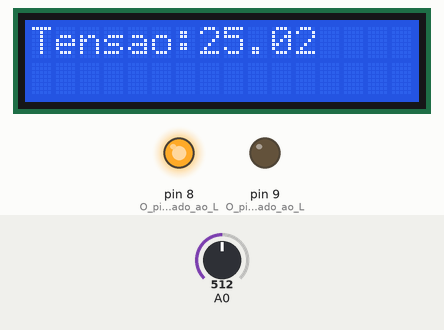
Recording of a sketch running on a simulated Arduino Uno, built with avr-gcc and run on an emulated ATmega328P. Shown: 16×2 character LCD, output pins drawn as LEDs (lit = HIGH). Inputs (shaded band) come from the test bench; at power-on: A0 = 512.

Above: at 1.2 s.
1.3 s: A0 set to 802
At 2.1 s:
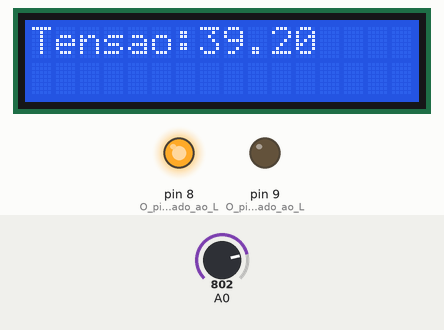
2.9 s: A0 set to 834
At 3.7 s:
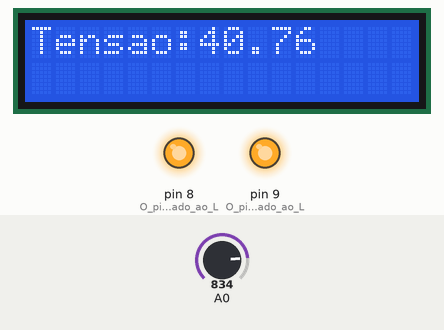
4.5 s: A0 set to 900
At 5.3 s:
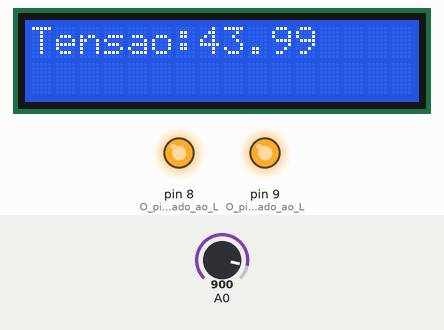
Timing chart, 0 to 7.5 s (numbered marks = the images above; inputs shaded):
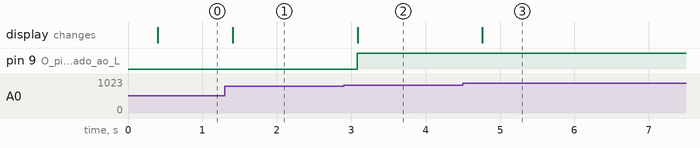

Measured:
- the behaviour switches between 818 and 819 on A0 (found by bisection; images 1 and 2)
- after the input at 1.3 s, the display: changes after 0.11 s (image 1)
- after the input at 2.9 s, pin 9 (O_pino__9_é_o_ligado_ao_L): LOW → HIGH after 0.18 s; the display: changes after 0.18 s (image 2)
- after the input at 4.5 s, the display: changes after 0.26 s (image 3)

The sketch:

CET-PF.INO
```cpp
// Programação Fácil Arduino - Canal Eletrônica e Tecnologia 2026
// Variáveis
int x =0;    // variável que recebe o valor lido na porta A0
float xTensao = 0.0;  // variável que recebe o cálculo do lido na porta A0 e convrte para 5V
// --- Inclusão da Biblioteca LiquidCrystal ---
// Esta biblioteca é necessária para controlar displays LCD no modo paralelo.
#include <LiquidCrystal.h>
// --- Definições de Pinos para o LCD ---
LiquidCrystal lcd(12, 11, 5, 4, 3, 2);
void setup()
{
  lcd.begin(16, 2); //Inicializar com o tipo de LCD
  lcd.clear(); 		// Limpar tela
  pinMode(8, OUTPUT);  // O pino  8 é o ligado ao LED VERDE.
  pinMode(9, OUTPUT);  // O pino  9 é o ligado ao LED VERMELHO.
  digitalWrite( 8, HIGH);	// Inicia com o LED verde ligado
  digitalWrite( 9, LOW);	// Inicia com o LED vermelho desligado
}

void loop()
{
  lcd.setCursor(0, 0); // Define o cursor para a coluna 0, linha 0
  lcd.print("Tensao:");
  lcd.setCursor(7, 0); // Move o cursor para onde a tensão será exibida
  lcd.print(xTensao, 2); // Exibe a tensão real com 2 casas decimais
  delay(333);   		// Uma pausa para ler apenas 3x por segundo.
  x=analogRead(A0);		// Le a tensão do pino A0, sendo de 0 a 1023 (0 a 5V)
  xTensao = (5.0 / 1023.0) * (float)x; // Converte o número lido (0-1023) para 5V
  xTensao = xTensao * 10; // Multiplica o resoltado por 10 para voltar a ser de 0 a 50V
  digitalWrite( 9, LOW); // Apaga o LED vermelho
  if (xTensao > 40.0)    // Pergunta se a tensão (xTensao) é maior que 40V
  {
    digitalWrite( 9, HIGH);  // Acende o LED vermelho se a tensão for maior que 40V (condição)
  }
}
```
